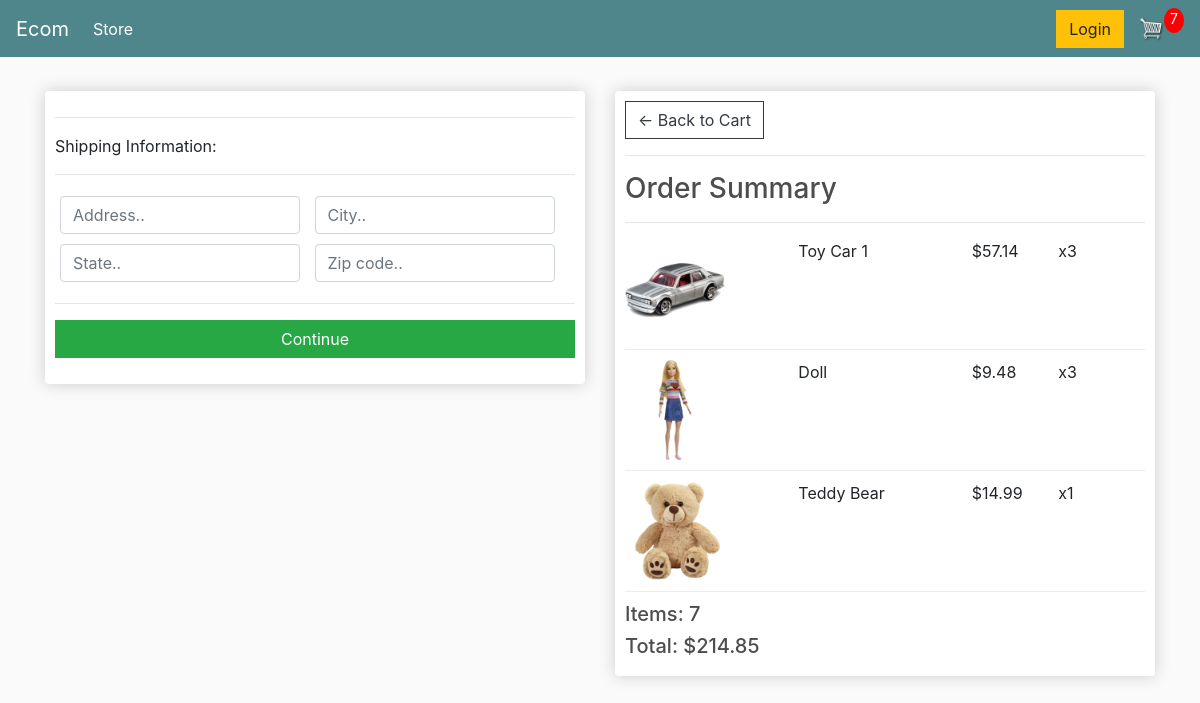
Screenshot of /checkout/ (signed in) with the database file from the repository.
### Site/models.py (models this page shows, shortened)
class OrderItem(models.Model):
	product = models.ForeignKey(Product, on_delete=models.SET_NULL, null=True)
	order = models.ForeignKey(Order, on_delete=models.SET_NULL, null=True)
	quantity = models.IntegerField(default=0, null=True, blank=True)
	date_added = models.DateTimeField(auto_now_add=True)
	@property
	def get_total(self):
		total = self.product.price * self.quantity
		return total

class Product(models.Model):
	name = models.CharField(max_length=200)
	brand = models.CharField(max_length=200)
	description = models.CharField(max_length=200)
	price = models.FloatField()
	image = models.ImageField(null=True, blank=True)
	@property
	def imageURL(self):
		try:
			url = self.image.url
		except:
			url = ''
		return url

class Order(models.Model):
	customer = models.ForeignKey(Customer, on_delete=models.SET_NULL, null=True, blank=True)
	date_ordered = models.DateTimeField(auto_now_add=True)
	complete = models.BooleanField(default=False)
	transaction_id = models.CharField(max_length=100, null=True)
	@property
	def get_cart_total(self):
		orderitems = self.orderitem_set.all()
		total = sum([item.get_total for item in orderitems])
		return total
	@property
	def get_cart_items(self):
		orderitems = self.orderitem_set.all()
		total = sum([item.quantity for item in orderitems])
		return total

### Site/views.py (the view)
# urls.py: path('checkout/', views.Checkout, name="Checkout"),
def Checkout(request):
	if request.user.is_authenticated:
		customer = request.user.customer
		order, created = Order.objects.get_or_create(customer=customer, complete=False)
		items = order.orderitem_set.all()
		cartItems = order.get_cart_items
	else:
		items = []
		order = {'get_cart_total':0, 'get_cart_items':0, 'shipping':False}
		cartItems = order['get_cart_items']
	context = {'items':items, 'order':order, 'cartItems':cartItems}
	return render(request, 'Site/Checkout.html', context)

### templates/Site/Checkout.html (shortened to what this page needs)
{% extends 'Site/Main.html' %}
{% load static %}
{% block content %}
     <div class="row">
		<div class="col-lg-6">
			<div class="box-element" id="form-wrapper">
				<form id="form">
					<div id="shipping-info">
						<hr>
						<p>Shipping Information:</p>
						<hr>
						<div class="form-field">
							<input class="form-control" type="text" name="address" placeholder="Address..">
						</div>
						<div class="form-field">
							<input class="form-control" type="text" name="city" placeholder="City..">
						</div>
						<div class="form-field">
							<input class="form-control" type="text" name="state" placeholder="State..">
						</div>
						<div class="form-field">
							<input class="form-control" type="text" name="zipcode" placeholder="Zip code..">
						</div>
					</div>
					<hr>
					<input id="form-button" class="btn btn-success btn-block" type="submit" value="Continue">
				</form>
			</div>
			<br>
		</div>
		<div class="col-lg-6">
			<div class="box-element">
				<a  class="btn btn-outline-dark" href="{% url 'Cart' %}">&#x2190; Back to Cart</a>
				<hr>
				<h3>Order Summary</h3>
				<hr>
				{% for item in items %}
				<div class="cart-row">
					<div style="flex:2"><img class="row-image" src="{{item.product.imageURL}}"></div>
					<div style="flex:2"><p>{{item.product.name}}</p></div>
					<div style="flex:1"><p>${{item.product.price|floatformat:2}}</p></div>
					<div style="flex:1"><p>x{{item.quantity}}</p></div>
				</div>
				{% endfor %}
				<h5>Items:   {{order.get_cart_items}}</h5>
				<h5>Total:   ${{order.get_cart_total|floatformat:2}}</h5>
			</div>
		</div>
	</div>
{% endblock content %}

### static/css/main.css (style rules this page uses)
body { background-color: hsl(0, 0%, 98%); }
h1,h2,h3,h4,h5,h6 { color:hsl(0, 0%, 30%); }
.box-element { box-shadow:hsl(0, 0%, 80%) 0 0 16px; background-color: #fff; border-radius: 4px; padding: 10px; }
.col-lg-4, .col-lg-6, .col-lg-8, .col-lg-12 { margin-top: 10px; }
.btn { border-radius: 0; }
.row-image { width: 100px; }
.form-field { width:250px; display: inline-block; padding: 5px; }
.cart-row { display: flex; align-items: flex-stretch; padding-bottom: 10px; margin-bottom: 10px; border-bottom: 1px solid #ececec; }

### rows the page displays
OrderItem: product.imageURL (picture), product.name "Toy Car 1", product.price "57.14", quantity "3"
OrderItem: product.imageURL (picture), product.name "Doll", product.price "9.48", quantity "3"
OrderItem: product.imageURL (picture), product.name "Teddy Bear", product.price "14.99", quantity "1"
Order: get_cart_items "7", get_cart_total "214.85"

### other values shown
{{ cartItems }} "7"
